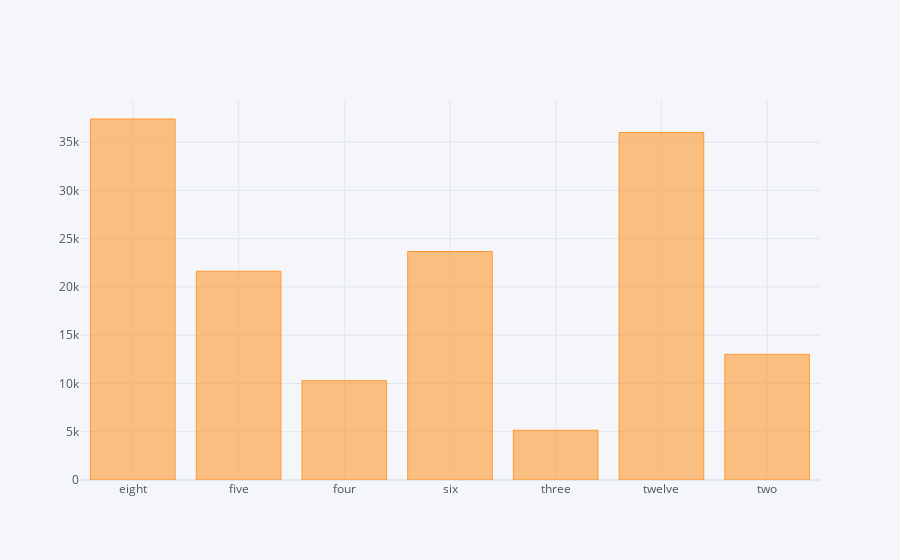

The notebook cell this image was saved under:
### Code cell
data.groupby('cylindernumber')['price'].mean().iplot(kind='bar')

### Figure 1 — Plotly figure (JSON) as saved in the notebook; plotly's stock layout.template omitted (floating-point values rounded to 4 significant figures)
{"data": [{"marker": {"color": "rgba(255, 153, 51, 0.6)", "line": {"color": "rgba(255, 153, 51, 1.0)", "width": 1}}, "name": "price", "orientation": "v", "text": "", "type": "bar", "x": ["eight", "five", "four", "six", "three", "twelve", "two"], "y": [37400.0, 21630.0, 10290.0, 23670.0, 5151, 36000, 13020]}], "layout": {"legend": {"bgcolor": "#F5F6F9", "font": {"color": "#4D5663"}}, "paper_bgcolor": "#F5F6F9", "plot_bgcolor": "#F5F6F9", "title": {"font": {"color": "#4D5663"}}, "xaxis": {"gridcolor": "#E1E5ED", "showgrid": true, "tickfont": {"color": "#4D5663"}, "title": {"font": {"color": "#4D5663"}, "text": ""}, "zerolinecolor": "#E1E5ED"}, "yaxis": {"gridcolor": "#E1E5ED", "showgrid": true, "tickfont": {"color": "#4D5663"}, "title": {"font": {"color": "#4D5663"}, "text": ""}, "zerolinecolor": "#E1E5ED"}}}
